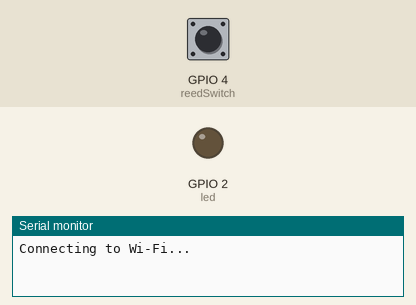
This sketch was run on a simulated ESP32. On the bench: output pins drawn as LEDs (lit = HIGH), the last lines printed to the serial monitor. Inputs (shaded band) come from the test bench; at power-on: GPIO 4 (reedSwitch) HIGH. WiFi joins after 1.5 s; servers stay silent unless stated; no MQTT or app messages arrive unless stated.

Above: at 1.2 s.
1.3 s: GPIO 4 (reedSwitch) pulled LOW for 0.15 s
At 1.8 s:
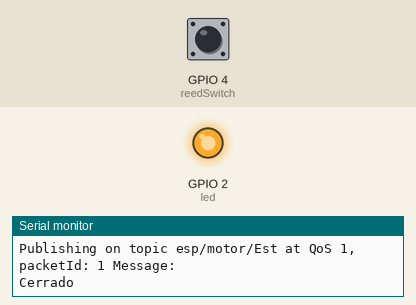
3.0 s: GPIO 4 (reedSwitch) pulled LOW for 1 s
At 3.9 s:
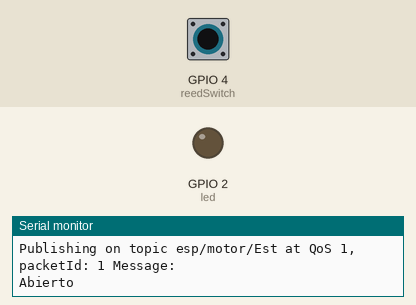
5.5 s: GPIO 4 (reedSwitch) pulled LOW for 3.2 s
At 9.2 s:
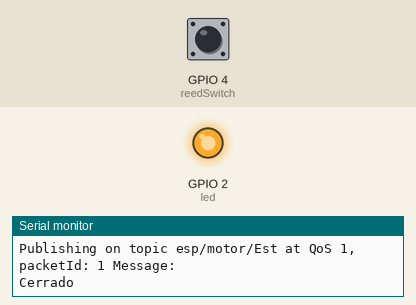
Timing chart, 0 to 10.7 s (numbered marks = the images above; inputs shaded):
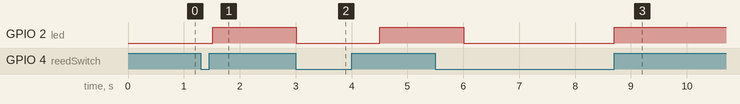

The sketch:

Magnetic_Reed_NodeRed.ino
```cpp
#include <WiFi.h>
#include <ArduinoJson.h>

extern "C" {
  #include "freertos/FreeRTOS.h"
  #include "freertos/timers.h"
}
#include <AsyncMqttClient.h>

#define WIFI_SSID "Di q eres pobre"
#define WIFI_PASSWORD "soypobre"

// Raspberry Pi Mosquitto MQTT Broker
#define MQTT_HOST IPAddress(192, 168, 43, 99)
// For a cloud MQTT broker, type the domain name
//#define MQTT_HOST "example.com"
#define MQTT_PORT 1883

// Temperature MQTT Topics
#define MQTT_PUB_MAG "esp/motor/Est"


// Digital pin connected to the DHT sensor


// Variables to hold sensor readings
const int reedSwitch = 4; //PIN INTERRUPTOR
const int led = 2; // PIN LED

bool changeState = false;// Para detectar cada vez que la puerta cambia de estado
// Mantiene el estado del interruptor de láminas (0=abierto, 1=cerrado)
bool state;
String doorState;
//Variables de tiempo de ayuda
unsigned long previousMillis = 0;
const long interval = 1500;

//*************************CAMBIO DE ESTADO*************************
ICACHE_RAM_ATTR void changeDoorStatus() {
  //Serial.println("State changed"); Para saber el estado cambiado
  changeState = true;
}
AsyncMqttClient mqttClient;
TimerHandle_t mqttReconnectTimer;
TimerHandle_t wifiReconnectTimer;

void connectToWifi() {
  Serial.println("Connecting to Wi-Fi...");
  WiFi.begin(WIFI_SSID, WIFI_PASSWORD);
}

void connectToMqtt() {
  Serial.println("Connecting to MQTT...");
  mqttClient.connect();
}

void WiFiEvent(WiFiEvent_t event) {
  Serial.printf("[WiFi-event] event: %d\n", event);
  switch(event) {
    case SYSTEM_EVENT_STA_GOT_IP:
      Serial.println("WiFi connected");
      Serial.println("IP address: ");
      Serial.println(WiFi.localIP());
      connectToMqtt();
      break;
    case SYSTEM_EVENT_STA_DISCONNECTED:
      Serial.println("WiFi lost connection");
      xTimerStop(mqttReconnectTimer, 0); // ensure we don't reconnect to MQTT while reconnecting to Wi-Fi
      xTimerStart(wifiReconnectTimer, 0);
      break;
  }
}

void onMqttConnect(bool sessionPresent) {
  Serial.println("Connected to MQTT.");
  Serial.print("Session present: ");
  Serial.println(sessionPresent);
}

void onMqttDisconnect(AsyncMqttClientDisconnectReason reason) {
  Serial.println("Disconnected from MQTT.");
  if (WiFi.isConnected()) {
    xTimerStart(mqttReconnectTimer, 0);
  }
}

void onMqttPublish(uint16_t packetId) {
  Serial.print("Publish acknowledged.");
  Serial.print("  packetId: ");
  Serial.println(packetId);
}

void setup() {
  Serial.begin(115200);
  Serial.println();

  pinMode(reedSwitch, INPUT_PULLUP);    // Lee el estado actual de la puerta
  state = digitalRead(reedSwitch);      //Establecer el estado del LED para que coincida con el estado de la puerta
  pinMode(led, OUTPUT);
  digitalWrite(led, !state);
  attachInterrupt(digitalPinToInterrupt(reedSwitch), changeDoorStatus, CHANGE);//Configura el pin del interruptor magnetico como interrupción, asigne la función de interrupción y configure el modo de cambio

  mqttReconnectTimer = xTimerCreate("mqttTimer", pdMS_TO_TICKS(2000), pdFALSE, (void*)0, reinterpret_cast<TimerCallbackFunction_t>(connectToMqtt));
  wifiReconnectTimer = xTimerCreate("wifiTimer", pdMS_TO_TICKS(2000), pdFALSE, (void*)0, reinterpret_cast<TimerCallbackFunction_t>(connectToWifi));

  WiFi.onEvent(WiFiEvent);

  mqttClient.onConnect(onMqttConnect);
  mqttClient.onDisconnect(onMqttDisconnect);
  //mqttClient.onSubscribe(onMqttSubscribe);
  //mqttClient.onUnsubscribe(onMqttUnsubscribe);
  mqttClient.onPublish(onMqttPublish);
  mqttClient.setServer(MQTT_HOST, MQTT_PORT);
  // If your broker requires authentication (username and password), set them below
  //mqttClient.setCredentials("REPlACE_WITH_YOUR_USER", "REPLACE_WITH_YOUR_PASSWORD");
  connectToWifi();
}

void loop() {
  // rotates the servo motor from 40 to 150 degrees
  if (changeState){
    unsigned long currentMillis = millis();
    if(currentMillis - previousMillis >= interval) {
      previousMillis = currentMillis;
      // Bucle iff para visualizar el estado de si esta abierto o cerrado
        state = !state;
        if(state) {
          doorState = "Abierto";
          uint16_t packetIdPub1 = mqttClient.publish(MQTT_PUB_MAG, 1, true, String(doorState).c_str());
          Serial.printf("Publishing on topic %s at QoS 1, packetId: %i ", MQTT_PUB_MAG, packetIdPub1);
          Serial.printf("Message: \n", doorState);

          //lcd.print("Abierto");
        }
        else{
          doorState = "Cerrado";
          //lcd.print("Cerrado alv");
          uint16_t packetIdPub1 = mqttClient.publish(MQTT_PUB_MAG, 1, true, String(doorState).c_str());
          Serial.printf("Publishing on topic %s at QoS 1, packetId: %i ", MQTT_PUB_MAG, packetIdPub1);
          Serial.printf("Message: \n", doorState);
        }
        digitalWrite(led, !state);
        changeState = false;
        ;
        Serial.println(doorState);
        }
  }


    /////////////////////////////
}
```

Measured:
- after the input at 1.3 s, GPIO 2 (led): LOW → HIGH after 0.21 s
- after the input at 3.0 s, GPIO 2 (led): HIGH → LOW at once, → HIGH 1.5 s later
- after the input at 5.5 s, GPIO 2 (led): HIGH → LOW after 0.51 s, → HIGH 2.7 s later
